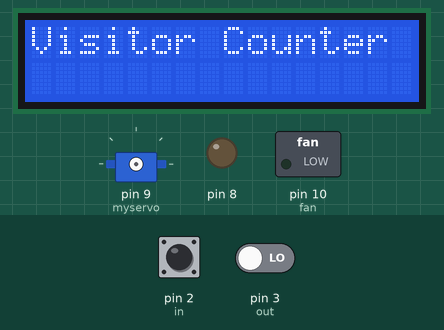
A sketch run on a simulated Arduino Uno, built with avr-gcc and run on an emulated ATmega328P. On the bench: 16×2 character LCD, servo, switched loads named in the sketch (green lamp = pin HIGH), output pins drawn as LEDs (lit = HIGH). The inputs (shaded band) are chosen by the test bench; at power-on: pin 2 (in) LOW, pin 3 (out) LOW. What the sketch prints to the serial monitor is not drawn.

Above: at 0.1 s.
At 3.2 s:
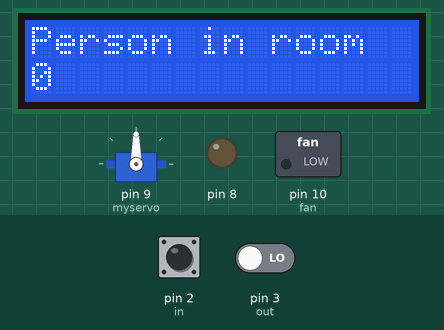
3.3 s: pin 2 (in) driven HIGH and pin 3 (out) driven HIGH
4.8 s: pin 2 (in) pulsed LOW 2 times (0.12 s each, 0.3 s apart)
At 5.9 s:
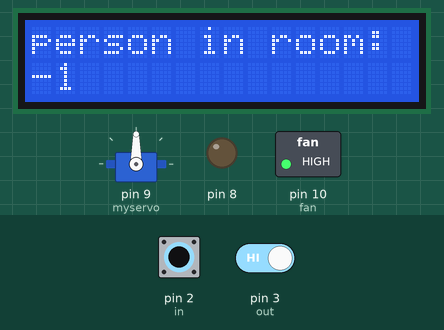
Timing chart, 0 to 7.8 s (numbered marks = the images above; inputs shaded):
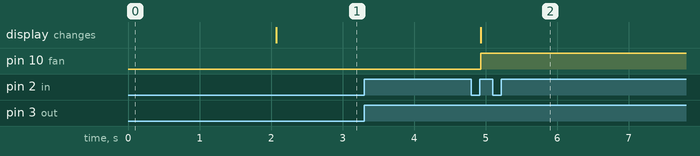

Measured:
- after the input at 3.3 s, every drawn part: stays the same
- after the input at 4.8 s, pin 10 (fan): LOW → HIGH after 0.13 s; the display: changes after 0.13 s (image 2)

The sketch:

Person_Counter.ino
```cpp
#include<LiquidCrystal.h>
const int rs = 12, en = 11, d4 = 4, d5 = 5, d6 = 6, d7 = 7;
LiquidCrystal lcd(rs, en, d4, d5, d6, d7);
#define in 2
#define out 3
#define fan 10
#include<string.h>

#include <Servo.h>

Servo myservo;  // create servo object to control a servo


char a[4]={};
char password[]={"1234"};
int flag=0;
int pos=0;

int flag1=0;
int flag2=0;
int count=0;
void setup() {
  // put your setup code here, to run once:
lcd.begin(16,2);
lcd.print("Visitor Counter");
delay(2000);
attachInterrupt(digitalPinToInterrupt(in),countplus,RISING);
attachInterrupt(digitalPinToInterrupt(out),countminus,RISING);
pinMode(fan,OUTPUT);
lcd.clear();
lcd.print("Person in room");
lcd.setCursor(0,1);
lcd.print(count);
digitalWrite(fan,LOW);
myservo.attach(9);
  Serial.begin(9600);
  pinMode(2,INPUT);
  pinMode(8,OUTPUT);
  digitalWrite(8,LOW);
  //attachInterrupt(digitalPinToInterrupt(2),ISR1,CHANGE );
  }

void loop() {
  // put your main code here, to run repeatedly:

}
void enterPassword()
{
 if(Serial.available()>0)
  {
    strcat(a, Serial.read());
    Serial.write(a);
  }


checkPassword();


}
int checkPassword()
{
   if ( strcmp(password,a)==0)
  {
    Serial.println("welcome");
  flag=1;
  return 1;
  }
 else
 {
    Serial.println("Wrong password");
      return 0;
 }
}
void countplus()
 { flag1++;

    if(flag2!=0)
  { //password enter krva do user se

 count--;
lcd.clear();
lcd.print("person in room:");
lcd.setCursor(0,1);
lcd.print(count);
delay(1000);
if(count==0)
{lcd.clear();
digitalWrite(fan,LOW);
lcd.clear();
lcd.print("nobody in room");
lcd.setCursor(0,1);
lcd.print("fan is off");
delay(200);
}
else
{ digitalWrite(fan,HIGH);
} flag2=0;flag1=0;
}

}
void countminus()
{flag2++;

  if(flag1!=0)
 { enterPassword();

  if(checkPassword()==1)
   {count++;
   for (pos = 0; pos <= 90; pos += 1)
  {                                    // goes from 0 degrees to 180 degrees
                                        // in steps of 1 degree
    myservo.write(pos);              // tell servo to go to position in variable 'pos'
    delay(10000);                       // waits 15ms for the servo to reach the position
  }
  for (pos = 90; pos >= 0; pos -= 1)
  {                                   // goes from 90 degrees to 0 degrees
    myservo.write(pos);              // tell servo to go to position in variable 'pos'
    delay(10000);                       // waits 15ms for the servo to reach the position
  }
  lcd.clear();
  lcd.print("person in room");
  lcd.setCursor(0,1);
  lcd.print(count);
  delay(1000);
  if(count>0)
  digitalWrite(fan,HIGH);
 flag1=0;
 flag2=0;
 } }

 }
```
